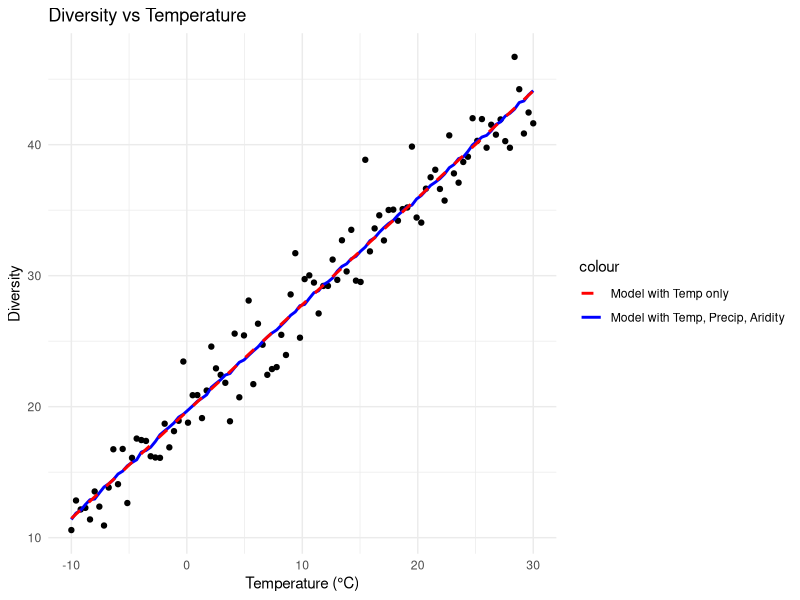

The R source for this figure:
# Load necessary libraries
library(ggplot2)
library(dplyr)

# the code simmulates a relattionship between diversity and temperature.
# then it analyse it using temperature, precipitaion and aridity.
# what model will be better, only with temperature, or with the three variables

# Set seed for reproducibility
set.seed(123)

# Simulate data
n <- 100 # Number of data points
temperature <- seq(-10, 30, length.out = n) # Temperature gradient
precipitation <- runif(n, 50, 150) # Random precipitation values
aridity <- runif(n, 0.1, 0.9) # Random aridity index values

# Simulate diversity as a function of temperature, precipitation, and aridity
# We assume a hypothetical relationship
diversity <- 20 + 0.8 * temperature + rnorm(n, 0, 2) #- 0.05 * precipitation - 10 * aridity

# Create a data frame
data <- data.frame(temperature, precipitation, aridity, diversity)

# Fit a linear model using temperature, precipitation, and aridity as covariates
model_full <- lm(diversity ~ temperature + precipitation + aridity, data = data)

# Fit a linear model using only temperature as a covariate
model_temp <- lm(diversity ~ temperature, data = data)

# Create predictions for plotting
data <- data %>%
  mutate(pred_full = predict(model_full),
         pred_temp = predict(model_temp))

# Plot diversity vs temperature, color-coded by model
p1 <- ggplot(data, aes(x = temperature, y = diversity)) +
  geom_point(color = "black") +
  geom_line(aes(y = pred_full, color = "Model with Temp, Precip, Aridity"), size = 1) +
  geom_line(aes(y = pred_temp, color = "Model with Temp only"), size = 1, linetype = "dashed") +
  labs(title = "Diversity vs Temperature", x = "Temperature (°C)", y = "Diversity") +
  scale_color_manual(values = c("Model with Temp, Precip, Aridity" = "blue", "Model with Temp only" = "red")) +
  theme_minimal()

# Print the plot
print(p1)

# Compare models using summary statistics
summary(model_full)
summary(model_temp)
